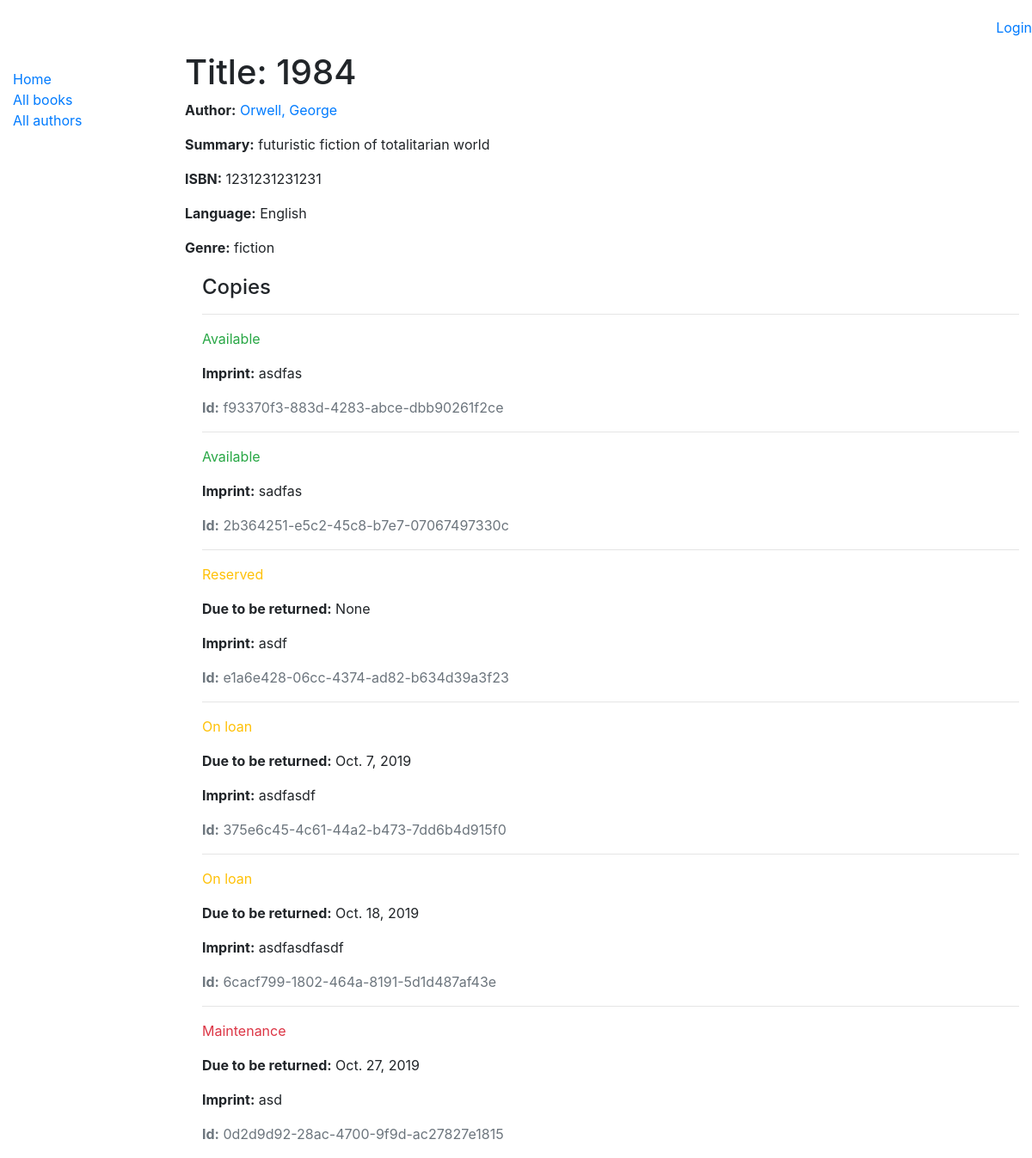
The page /catalog/book/1 on the database as committed earlier.
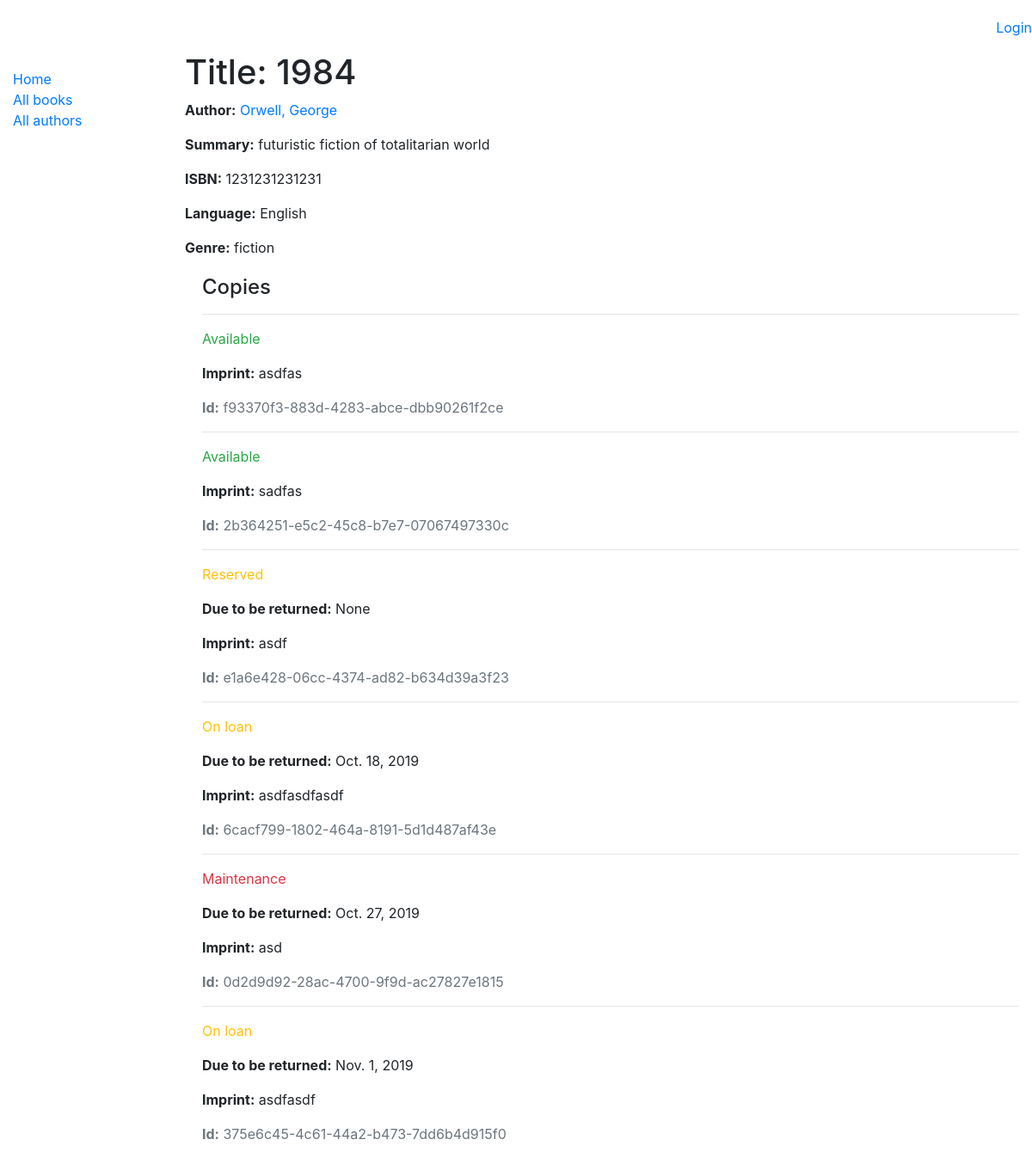
The same page on the database as committed later.
### catalog/models.py (models this page shows, shortened)
class BookInstance(models.Model):
    id = models.UUIDField(
        primary_key=True,
        default=uuid.uuid4,
        help_text="Unique ID for this particular book across whole library",
    )
    book = models.ForeignKey(Book, on_delete=models.SET_NULL, null=True)
    imprint = models.CharField(max_length=200)
    due_back = models.DateField(null=True, blank=True)
    LOAN_STATUS = (
        ("m", "Maintenance"),
        ("o", "On loan"),
        ("a", "Available"),
        ("r", "Reserved"),
    )
    status = models.CharField(
        max_length=1,
        choices=LOAN_STATUS,
        blank=True,
        default="m",
        help_text="Book availability",
    )
    borrower = models.ForeignKey(User, on_delete=models.SET_NULL, null=True,
                                 blank=True)
    class Meta:
        ordering = ["due_back"]
        permissions = (("can_mark_returned", "Set book as returned"),)

### catalog/views.py (the view)
# urls.py: path('book/<int:pk>', views.BookDetailView.as_view(), name='book-detail'),
class BookDetailView(generic.DetailView):
    model = Book

### catalog/models.py (called while the page is built)
    def __str__(self):
        return self.name

    def get_absolute_url(self):
        return reverse("author-detail", args=[str(self.id)])

    def __str__(self):
        return f"{self.last_name}, {self.first_name}"

    def __str__(self):
        return self.name

### catalog/templates/catalog/book_detail.html
{% extends "base_generic.html" %}
{% block content %}
  <h1>Title: {{ book.title }}</h1>
  <p><strong>Author:</strong> <a href="{{ book.author.get_absolute_url }}">{{ book.author }}</a></p>
  <p><strong>Summary:</strong> {{ book.summary }}</p>
  <p><strong>ISBN:</strong> {{ book.isbn }}</p>
  <p><strong>Language:</strong> {{ book.language }}</p>
  <p><strong>Genre:</strong> {{ book.genre.all|join:", " }}</p>
  <div style="margin-left:20px;margin-top:20px">
    <h4>Copies</h4>
    {% for copy in book.bookinstance_set.all %}
      <hr>
      <p class="{% if copy.status == 'a' %}text-success{% elif copy.status == 'm' %}text-danger{% else %}text-warning{% endif %}">{{ copy.get_status_display }}</p>
      {% if copy.status != 'a' %}
        <p><strong>Due to be returned:</strong> {{copy.due_back}}</p>
      {% endif %}
      <p><strong>Imprint:</strong> {{copy.imprint}}</p>
      <p class="text-muted"><strong>Id:</strong> {{copy.id}}</p>
    {% endfor %}
  </div>
{% endblock %}

Rows that differ between the two databases and show on the page:
changed BookInstance "asdfasdf": due_back "Oct. 7, 2019" → "Nov. 1, 2019"; moves down the list
